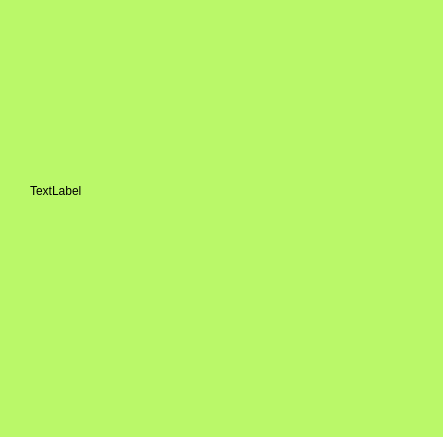
<?xml version="1.0" encoding="UTF-8"?>
<ui version="4.0">
 <class>MainWindow</class>
 <widget class="QMainWindow" name="MainWindow">
  <property name="geometry">
   <rect>
    <x>0</x>
    <y>0</y>
    <width>443</width>
    <height>437</height>
   </rect>
  </property>
  <property name="windowTitle">
   <string>MainWindow</string>
  </property>
  <property name="styleSheet">
   <string notr="true">background-color: rgb(186, 248, 105);</string>
  </property>
  <widget class="QWidget" name="centralwidget">
   <widget class="QLabel" name="label">
    <property name="geometry">
     <rect>
      <x>30</x>
      <y>0</y>
      <width>391</width>
      <height>381</height>
     </rect>
    </property>
    <property name="text">
     <string>TextLabel</string>
    </property>
   </widget>
  </widget>
  <widget class="QMenuBar" name="menubar">
   <property name="geometry">
    <rect>
     <x>0</x>
     <y>0</y>
     <width>443</width>
     <height>26</height>
    </rect>
   </property>
  </widget>
  <widget class="QStatusBar" name="statusbar"/>
 </widget>
 <resources/>
 <connections/>
</ui>
